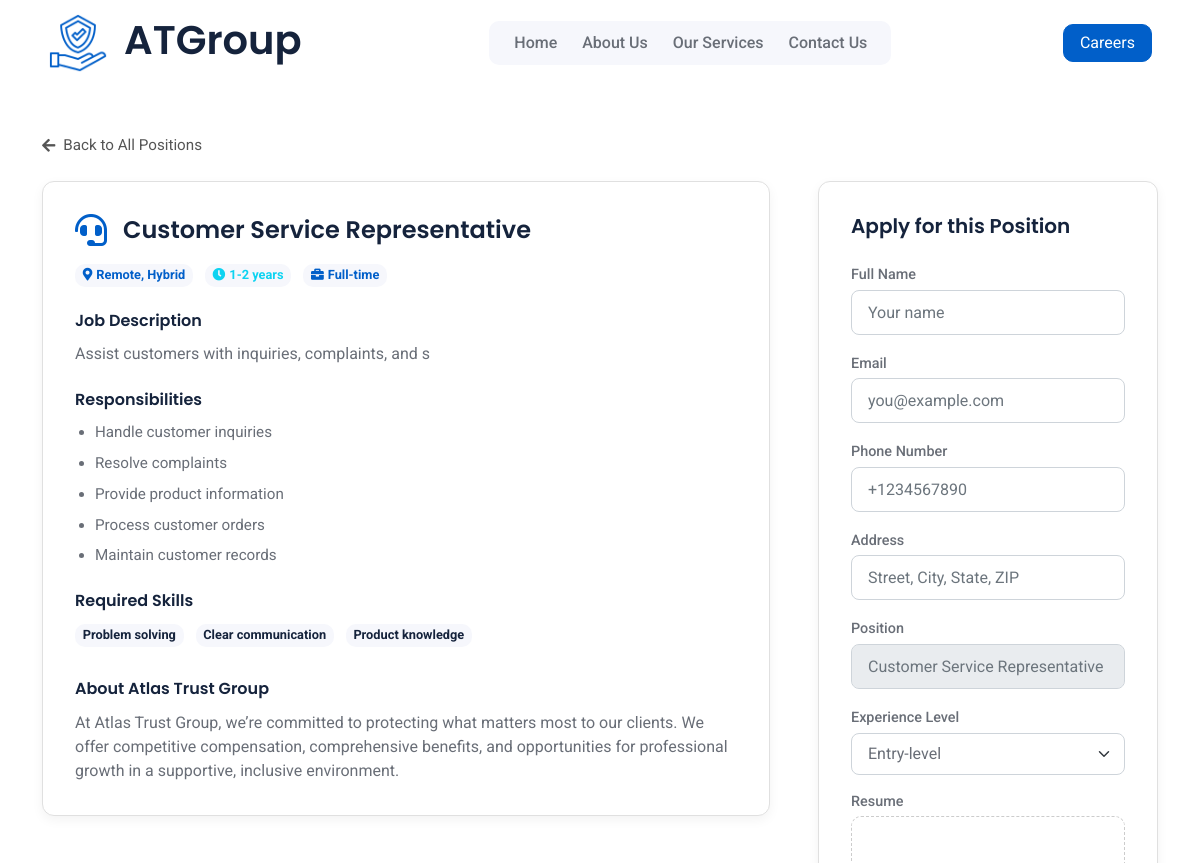
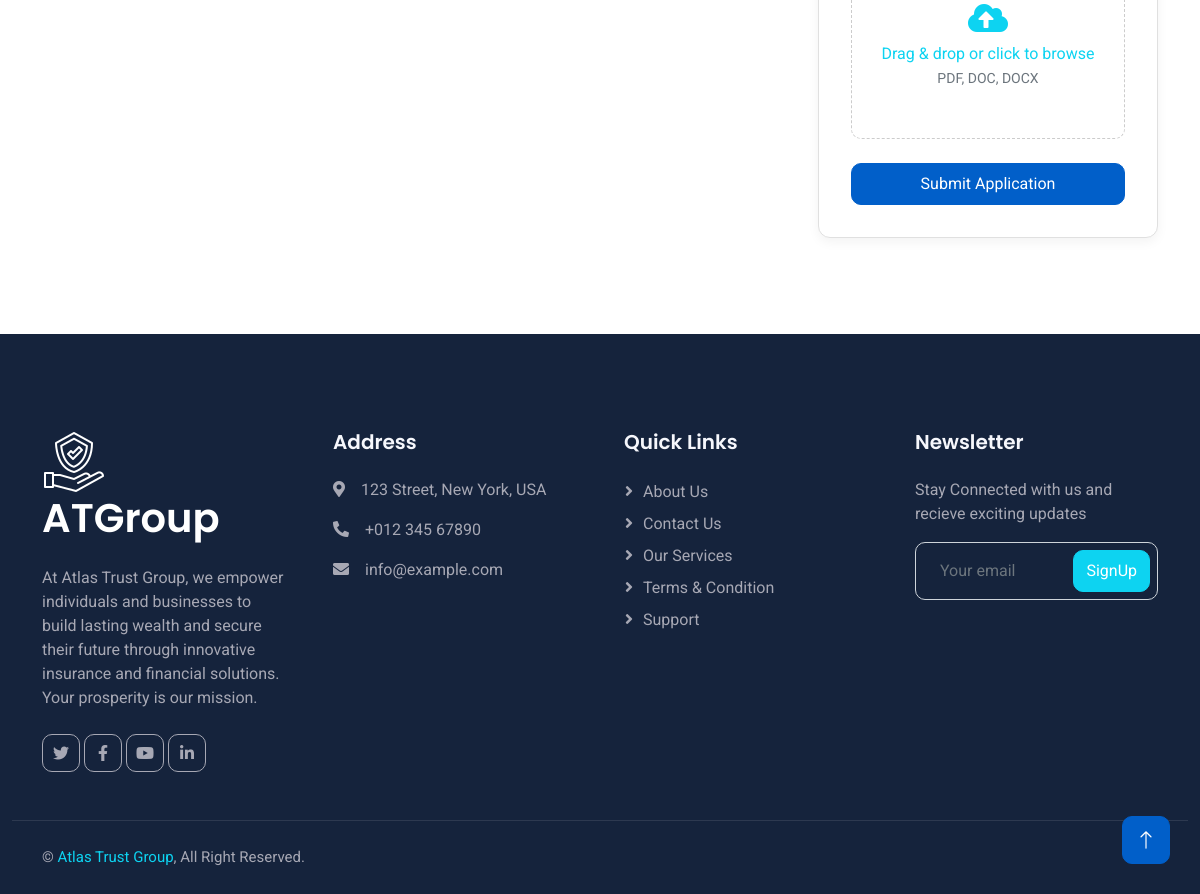
The page /careers/customer-service-representative on the database its author committed (2 pictures, top to bottom).
### base/models.py (models this page shows, shortened)
class Career(models.Model):
    EXPERIENCE_CHOICES = [
        ('entry', 'Entry Level'),
        ('mid', '1-2 years'),
        ('senior', '3-4 years'),
    ]
    WORK_TYPE_CHOICES = [
        ('remote', 'Remote'),
        ('onsite', 'Onsite'),
        ('hybrid', 'Hybrid'),
    ]
    title = models.CharField(max_length=200)
    slug = models.SlugField(unique=True, blank=True)
    description = models.TextField(blank=True, null=True)
    icon = models.CharField(max_length=200, blank=True, null=True)
    experience = MultiSelectField(
        choices=EXPERIENCE_CHOICES,
        blank=True
    )
    work_type = MultiSelectField(
        choices=WORK_TYPE_CHOICES,
        blank=True
    )
    responsibilities = models.JSONField(default=list, blank=True)
    skills = models.JSONField(default=list, blank=True)
    location = models.CharField(max_length=200, blank=True, null=True)

### base/views.py (the view)
# urls.py: path('careers/<slug>', career_details, name='career'),
def career_details(request, slug):
    career = Career.objects.get(slug=slug)
    context = {
        'career': career
    }
    return render(request, 'base/career_details.html', context)

### base/templates/base/career_details.html (shortened to what this page needs)
{% extends 'main.html' %}
{% load static %}
{% block content %}
<div class="container py-5">
    <a href="{% url 'careers' %}" class="back-link d-inline-flex align-items-center mb-4">
      <i class="fas fa-arrow-left me-2"></i>
      Back to All Positions
    </a>
    <div class="row gx-5">
      <div class="col-lg-8">
        <div class="card detail-card mb-5">
          <div class="card-body">
            <div class="d-flex align-items-center mb-3">
              <i class="{{career.icon}}"></i>
              <h2 class="h4 mb-0">{{career.title}}</h2>
            </div>
            <div class="mb-4">
              <span class="badge bg-light text-primary me-2">
                <i class="fas fa-map-marker-alt me-1"></i>{{career.work_type}}
              </span>
              <span class="badge bg-light text-secondary me-2">
                <i class="fas fa-clock me-1"></i>{{career.experience}}
              </span>
              <span class="badge bg-light text-primary">
                <i class="fas fa-briefcase me-1"></i>Full-time
              </span>
            </div>
            <h5 class="fw-semibold">Job Description</h5>
            <p class="mb-4">
              {{career.description}}
            </p>
            <h5 class="fw-semibold">Responsibilities</h5>
            <ul class="mb-4">
              {% for responsibility in career.responsibilities %}
                <li>{{responsibility}}</li>
              {% endfor %}
            </ul>
            <h5 class="fw-semibold">Required Skills</h5>
            <div class="skill-tags mb-4">
              {% for skill in career.skills %}
                <span class="badge bg-light text-dark me-2">{{skill}}</span>
              {% endfor %}
            </div>
            <h5 class="fw-semibold">About Atlas Trust Group</h5>
            <p class="mb-0">
              At Atlas Trust Group, we’re committed to protecting what matters most to our clients. We offer competitive compensation, comprehensive benefits, and opportunities for professional growth in a supportive, inclusive environment.
            </p>
          </div>
        </div>
      </div>
      <div class="col-lg-4">
        <div class="card apply-card sticky-top" style="top: 100px;">
          <div class="card-body">
            <h5 class="h5 mb-4">Apply for this Position</h5>
            <form id="application-form">
              <div class="mb-3">
                <label for="app-fullname" class="form-label">Full Name</label>
                <input type="text" id="app-fullname" class="form-control" placeholder="Your name">
              </div>
              <div class="mb-3">
                <label for="app-email" class="form-label">Email</label>
                <input type="email" id="app-email" class="form-control" placeholder="you@example.com">
              </div>
              <div class="mb-3">
                <label for="app-phone" class="form-label">Phone Number</label>
                <input type="tel" id="app-phone" class="form-control" placeholder="+1234567890">
              </div>
              <div class="mb-3">
                <label for="app-address" class="form-label">Address</label>
                <input type="text" id="app-address" class="form-control" placeholder="Street, City, State, ZIP">
              </div>
              <div class="mb-3">
                <label for="app-position" class="form-label">Position</label>
                <input type="text" id="app-position" class="form-control" placeholder="{{career.title}}" disabled>
              </div>
              <div class="mb-3">
                <label for="app-experience" class="form-label">Experience Level</label>
                <select id="app-experience" class="form-select">
                  <option>Entry-level</option>
                </select>
              </div>
              <div class="mb-4">
                <label class="form-label d-block">Resume</label>
                <div class="resume-upload text-center py-5 rounded position-relative">
                  <i class="fas fa-cloud-upload-alt fa-2x mb-2 text-secondary"></i>
                  <p class="mb-0 text-secondary">Drag &amp; drop or click to browse</p>
                  <small class="text-muted">PDF, DOC, DOCX</small>
                </div>
              </div>
              <button type="submit" class="btn btn-primary w-100 py-2">Submit Application</button>
            </form>
          </div>
        </div>
      </div>
    </div>
  </div>
{% endblock content %}

### static/css/style.css (style rules this page uses)
:root { --primary: #015FC9; --secondary: #0DD3F1; --light: #F6F7FC; --dark: #15233C; }
.btn { transition: .5s; }
.btn.btn-primary, .btn.btn-outline-primary:hover, .btn.btn-secondary, .btn.btn-outline-secondary:hover { color: #FFFFFF; }
.card.detail-card, .card.apply-card { border: 1px solid #e0e0e0; border-radius: .75rem; box-shadow: 0 4px 12px rgba(0,0,0,0.05); background: #fff; }
.back-link { color: #555; font-size: .95rem; text-decoration: none; }
.detail-card .card-body { padding: 2rem; }
.detail-card h2 { font-size: 1.5rem; font-weight: 600; }
.detail-card .badge { font-size: .8rem; padding: .4em .6em; }
.detail-card h5 { font-size: 1rem; font-weight: 600; margin-bottom: .75rem; }
.detail-card ul { padding-left: 1.25rem; }
.detail-card ul li { margin-bottom: .5rem; font-size: .95rem; }
.detail-card .skill-tags .badge { margin-bottom: .5rem; }
.apply-card .card-body { padding: 2rem; }
.apply-card .form-label { font-size: .9rem; font-weight: 500; margin-bottom: .25rem; }
.apply-card .form-control, .apply-card .form-select { border-radius: .5rem; padding: .5rem 1rem; height: 45px; }
.apply-card .form-select { height: auto; }
.apply-card .resume-upload { position: relative; border: 1px dashed #ccc; cursor: pointer; overflow: hidden; }
.apply-card .resume-upload p { margin-bottom: .25rem; }
.resume-upload { border: 1px dashed #ccc; overflow: hidden; cursor: pointer; }
@media (min-width: 992px) { .apply-card.sticky-top { position: sticky; } }

### rows shown on the page
Career: title "Customer Service Representative", work_type "Remote, Hybrid", experience "1-2 years", description "Assist customers with inquiries, complaints, and s"

### other values the page prints
{{ responsibility }} "Handle customer inquiries" "Resolve complaints" "Provide product information" "Process customer orders" "Maintain customer records"
{{ skill }} "Problem solving" "Clear communication" "Product knowledge"
